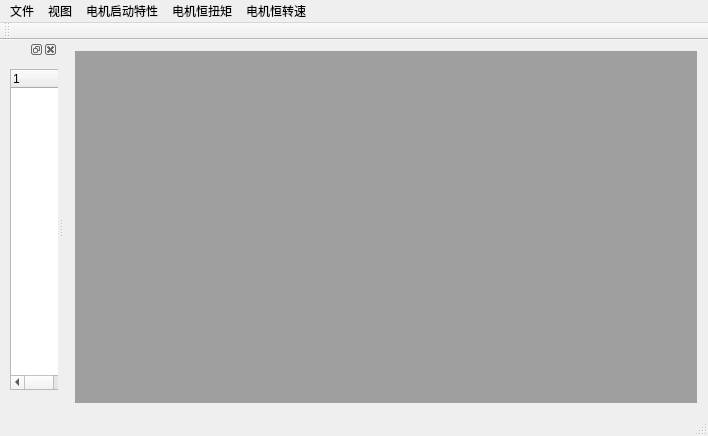
<?xml version="1.0" encoding="UTF-8"?>
<ui version="4.0">
 <class>MainWindow</class>
 <widget class="QMainWindow" name="MainWindow">
  <property name="geometry">
   <rect>
    <x>0</x>
    <y>0</y>
    <width>708</width>
    <height>436</height>
   </rect>
  </property>
  <property name="windowTitle">
   <string>MainWindow</string>
  </property>
  <widget class="QWidget" name="centralWidget">
   <layout class="QGridLayout" name="gridLayout">
    <item row="0" column="0">
     <widget class="QMdiArea" name="mdiArea"/>
    </item>
   </layout>
  </widget>
  <widget class="QMenuBar" name="menuBar">
   <property name="geometry">
    <rect>
     <x>0</x>
     <y>0</y>
     <width>708</width>
     <height>23</height>
    </rect>
   </property>
   <widget class="QMenu" name="menu">
    <property name="title">
     <string>文件</string>
    </property>
   </widget>
   <widget class="QMenu" name="menu_2">
    <property name="title">
     <string>视图</string>
    </property>
   </widget>
   <widget class="QMenu" name="menu_3">
    <property name="title">
     <string>电机启动特性</string>
    </property>
   </widget>
   <widget class="QMenu" name="menu_4">
    <property name="title">
     <string>电机恒扭矩</string>
    </property>
   </widget>
   <widget class="QMenu" name="menu_5">
    <property name="title">
     <string>电机恒转速</string>
    </property>
   </widget>
   <addaction name="menu"/>
   <addaction name="menu_2"/>
   <addaction name="menu_3"/>
   <addaction name="menu_4"/>
   <addaction name="menu_5"/>
  </widget>
  <widget class="QToolBar" name="mainToolBar">
   <attribute name="toolBarArea">
    <enum>TopToolBarArea</enum>
   </attribute>
   <attribute name="toolBarBreak">
    <bool>false</bool>
   </attribute>
  </widget>
  <widget class="QStatusBar" name="statusBar"/>
  <widget class="QDockWidget" name="dockWidget">
   <property name="floating">
    <bool>false</bool>
   </property>
   <attribute name="dockWidgetArea">
    <number>1</number>
   </attribute>
   <widget class="QWidget" name="dockWidgetContents">
    <widget class="QTreeWidget" name="treeWidget">
     <property name="geometry">
      <rect>
       <x>10</x>
       <y>10</y>
       <width>71</width>
       <height>321</height>
      </rect>
     </property>
     <property name="dragDropMode">
      <enum>QAbstractItemView::NoDragDrop</enum>
     </property>
     <column>
      <property name="text">
       <string notr="true">1</string>
      </property>
     </column>
    </widget>
   </widget>
  </widget>
 </widget>
 <layoutdefault spacing="6" margin="11"/>
 <resources/>
 <connections/>
</ui>
